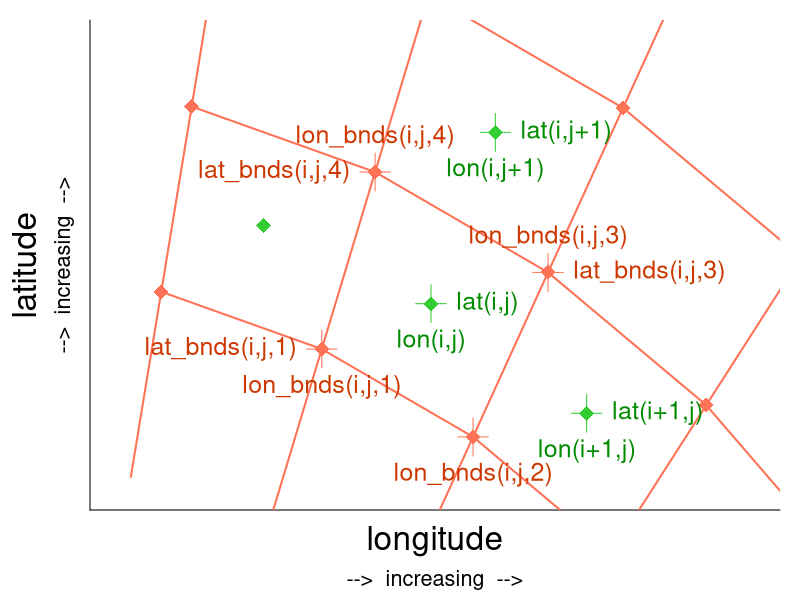

The R source for this figure:
# define lat and lon
lon = 10:10
lat = 54:54

# sphere with radius and lon-center and lat-center
radius_grid_lower = 6
radius_grid_low = 7
radius_cell = c(7.5, 7.5, 7.5, 8.5)
radius_grid_high = 8
radius_grid_higher = 9
radius_grid_evenhigher = 10
clon =  7.0
clat = 47.1

## angles center
# 56, 65, 74
## angles bnds
# 51.5, 60.5, 69.5, 78.5

angles_cell = c(56, 65, 74, 65)
angles_grid = c(42.5, 51.5, 60.5, 69.5, 78.5)
pi = 3.14
# grid lines above grid cells
ulon_grid_lower = radius_grid_lower * cos(angles_grid/180*pi) + clon
ulat_grid_lower = radius_grid_lower * sin(angles_grid/180*pi) + clat
ulon_grid_low = radius_grid_low * cos(angles_grid/180*pi) + clon
ulat_grid_low = radius_grid_low * sin(angles_grid/180*pi) + clat
# grid cell center coordinates
ulon_cell = radius_cell * cos(angles_cell/180*pi) + clon
ulat_cell = radius_cell * sin(angles_cell/180*pi) + clat
# grid lines below grid cells
ulon_grid_high = radius_grid_high * cos(angles_grid/180*pi) + clon
ulat_grid_high = radius_grid_high * sin(angles_grid/180*pi) + clat
ulon_grid_higher = radius_grid_higher * cos(angles_grid/180*pi) + clon
ulat_grid_higher = radius_grid_higher * sin(angles_grid/180*pi) + clat
ulon_grid_evenhigher = radius_grid_evenhigher * cos(angles_grid/180*pi) + clon
ulat_grid_evenhigher = radius_grid_evenhigher * sin(angles_grid/180*pi) + clat
# radial grid lines
rlon_grid = rbind(ulon_grid_lower, ulon_grid_low, ulon_grid_high, ulon_grid_higher, ulon_grid_evenhigher, NA)
rlat_grid = rbind(ulat_grid_lower, ulat_grid_low, ulat_grid_high, ulat_grid_higher, ulat_grid_evenhigher, NA)


lon_bnds = (10:11) - 0.5
lat_bnds = (54:55) - 0.5

dlon_solid = 0.4
dlat_solid = 0.4
dlon_dot = 1.4
dlat_dot = 0.6
dlon_text1 = 0.1
dlat_text1 = 0.1
dlon_max = 1.8
dlat_max = 0.8

nlon = length(lon)
nlat = length(lat)


# colors
col_grid_draw = 'coral1'
col_grid_text = 'orangered3'
col_cell_draw = 'limegreen'
col_cell_text = 'green4'


# write plot to file
png('pics/case_2D_a.png', width = 7, height = 5.2, units='in', res = 300)
# pdf('pics/case_1D.pdf', width = 7, height = 5.2, paper='special')
par(mar = c(4.5, 4.5, 1, 1))


# create base plot
plot(c(ulon_cell[2]), c(ulat_cell[2]),
     xlab = ' ', ylab = '',
     xlim = c(lon_bnds[1] - dlon_dot, lon_bnds[nlon+1] + dlon_max),
     ylim = c(lat_bnds[1] - dlat_dot, lat_bnds[nlat+1] + dlat_max),
     xaxt = 'n', yaxt = 'n',
     bty = 'n', type = 'n')
axis(1, at = c(0, 360))
axis(2, at = c(0, 360))
mtext('longitude', 1, line = +1.2, cex = 2)
mtext('-->  increasing  -->', 1, line = +3, cex = 1.3)
mtext('latitude', 2, line = 2.5, cex = 2)
mtext('-->  increasing  -->', 2, line = 0.8, cex = 1.3)


# add grid ----
# grid lines, solid
lines(ulon_grid_low, ulat_grid_low, col = col_grid_draw, lwd = 2)
lines(ulon_grid_high, ulat_grid_high, col = col_grid_draw, lwd = 2)
lines(ulon_grid_higher, ulat_grid_higher, col = col_grid_draw, lwd = 2)
lines(rlon_grid, rlat_grid, col = col_grid_draw, lwd = 2)

# lines through grid intersection points
# lines(c(ulon_grid_low[4], ulon_grid_low[4]), c(ulat_grid_low[4] - dlat_text1, ulat_grid_low[4] + dlat_text1), col = col_grid_draw)
# lines(c(ulon_grid_low[4] - dlon_text1, ulon_grid_low[4] + dlon_text1), c(ulat_grid_low[4], ulat_grid_low[4]), col = col_grid_draw)
lines(rbind(ulon_grid_low[3:4], ulon_grid_low[3:4], NA), rbind(ulat_grid_low[3:4] - dlat_text1, ulat_grid_low[3:4] + dlat_text1, NA), col = col_grid_draw)
lines(rbind(ulon_grid_low[3:4] - dlon_text1, ulon_grid_low[3:4] + dlon_text1, NA), rbind(ulat_grid_low[3:4], ulat_grid_low[3:4], NA), col = col_grid_draw)
lines(rbind(ulon_grid_high[3:4], ulon_grid_high[3:4], NA), rbind(ulat_grid_high[3:4] - dlat_text1, ulat_grid_high[3:4] + dlat_text1, NA), col = col_grid_draw)
lines(rbind(ulon_grid_high[3:4] - dlon_text1, ulon_grid_high[3:4] + dlon_text1, NA), rbind(ulat_grid_high[3:4], ulat_grid_high[3:4], NA), col = col_grid_draw)

# dots on grid intersection
points(ulon_grid_low, ulat_grid_low, pch = 18, cex = 2, col = col_grid_draw)
points(ulon_grid_high, ulat_grid_high, pch = 18, cex = 2, col = col_grid_draw)
points(ulon_grid_higher, ulat_grid_higher, pch = 18, cex = 2, col = col_grid_draw)


# lines through grid cell center
lines(c(ulon_cell[2], ulon_cell[2]), c(ulat_cell[2] - dlat_text1, ulat_cell[2] + dlat_text1), col = col_cell_draw)
lines(c(ulon_cell[2] - dlon_text1, ulon_cell[2] + dlon_text1), c(ulat_cell[2], ulat_cell[2]), col = col_cell_draw)
lines(c(ulon_cell[1], ulon_cell[1]), c(ulat_cell[1] - dlat_text1, ulat_cell[1] + dlat_text1), col = col_cell_draw)
lines(c(ulon_cell[1] - dlon_text1, ulon_cell[1] + dlon_text1), c(ulat_cell[1], ulat_cell[1]), col = col_cell_draw)
lines(c(ulon_cell[4], ulon_cell[4]), c(ulat_cell[4] - dlat_text1, ulat_cell[4] + dlat_text1), col = col_cell_draw)
lines(c(ulon_cell[4] - dlon_text1, ulon_cell[4] + dlon_text1), c(ulat_cell[4], ulat_cell[4]), col = col_cell_draw)

# dots in the grid cell center
points(ulon_cell, ulat_cell, pch = 18, cex = 2, col = col_cell_draw)


# add text ----
# bnds
text(ulon_grid_low[4], ulat_grid_low[4] - dlat_text1, 'lon_bnds(i,j,1)', col = col_grid_text, cex = 1.5, pos = 1)
text(ulon_grid_low[4] - dlon_text1, ulat_grid_low[4], 'lat_bnds(i,j,1)', col = col_grid_text, cex = 1.5, pos = 2)
text(ulon_grid_low[3], ulat_grid_low[3] - dlat_text1, 'lon_bnds(i,j,2)', col = col_grid_text, cex = 1.5, pos = 1)
# text(ulon_grid_low[3] - dlon_text1, ulat_grid_low[3], 'lat_bnds(i,j,2)', col = col_grid_text, cex = 1.5, pos = 2)
text(ulon_grid_high[3], ulat_grid_high[3] + dlat_text1, 'lon_bnds(i,j,3)', col = col_grid_text, cex = 1.5, pos = 3)
text(ulon_grid_high[3] + dlon_text1, ulat_grid_high[3], 'lat_bnds(i,j,3)', col = col_grid_text, cex = 1.5, pos = 4)
text(ulon_grid_high[4], ulat_grid_high[4] + dlat_text1, 'lon_bnds(i,j,4)', col = col_grid_text, cex = 1.5, pos = 3)
text(ulon_grid_high[4] - dlon_text1, ulat_grid_high[4], 'lat_bnds(i,j,4)', col = col_grid_text, cex = 1.5, pos = 2)

# grid cell center
text(ulon_cell[2], ulat_cell[2] - dlat_text1, 'lon(i,j)', col = col_cell_text, cex = 1.5, pos = 1)
text(ulon_cell[2] + dlon_text1, ulat_cell[2], 'lat(i,j)', col = col_cell_text, cex = 1.5, pos = 4)
text(ulon_cell[1], ulat_cell[1] - dlat_text1, 'lon(i+1,j)', col = col_cell_text, cex = 1.5, pos = 1)
text(ulon_cell[1] + dlon_text1, ulat_cell[1], 'lat(i+1,j)', col = col_cell_text, cex = 1.5, pos = 4)
text(ulon_cell[4], ulat_cell[4] - dlat_text1, 'lon(i,j+1)', col = col_cell_text, cex = 1.5, pos = 1)
text(ulon_cell[4] + dlon_text1, ulat_cell[4], 'lat(i,j+1)', col = col_cell_text, cex = 1.5, pos = 4)


# close picture output device
dev.off()

